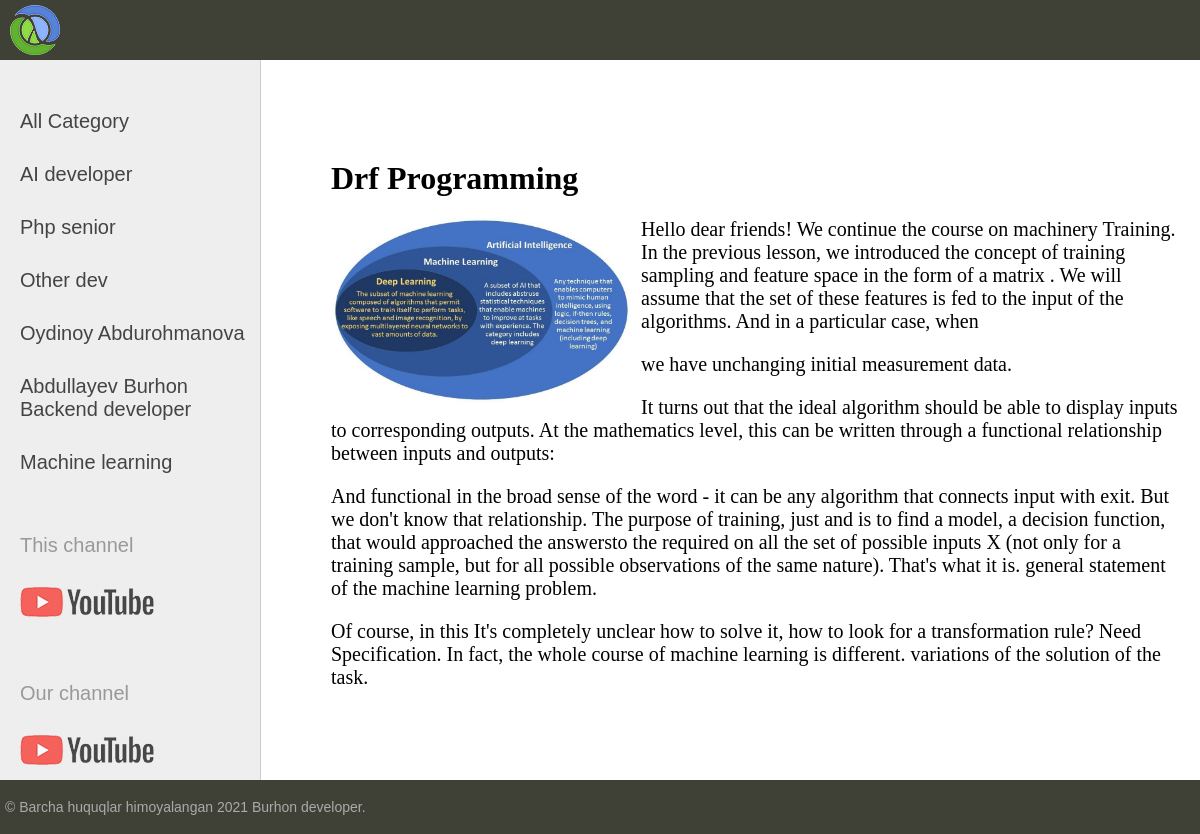
Screenshot of /post/other-dev/ with the database file from the repository.
### university/models.py (models this page shows, shortened)
class Category(models.Model):
    name = models.CharField(max_length=300, db_index=True)
    slug = models.SlugField(max_length=260, unique=True, verbose_name="Url", db_index=True)
    def get_absolute_url(self):
        return reverse('category', kwargs={"cat_slug":self.slug})     ##### cat_id, self.pk   then cat_slug
    class Meta:
        verbose_name = "Category"
        verbose_name_plural = "Categories"
        ordering =['id']

class Women(models.Model):
    title = models.CharField(max_length=300)
    slug = models.SlugField(max_length=260, unique=True, verbose_name="Url", db_index=True)
    content = models.TextField(blank=True)
    image = models.ImageField(upload_to='images/%Y/%m/%d/')
    time_create = models.DateTimeField(auto_now_add=True)
    time_update = models.DateTimeField(auto_now=True)
    is_published = models.BooleanField(default=True)
    cat  = models.ForeignKey("Category", on_delete=models.PROTECT)
    class Meta:
        verbose_name = "Customer"
        verbose_name_plural = "Customers"
        ordering =['time_create', 'title']

### university/views.py (the view)
# urls.py: path('post/<slug:post_slug>/', ShowPost.as_view(), name='post'),
class ShowPost(DeleteView):
    model = Women
    template_name = 'post.html'
    slug_url_kwarg = 'post_slug'
    context_object_name = 'post'

### university/templatetags/women_tags.py (called while the page is built)
@register.inclusion_tag('list_categories.html')
def show_categories(sort=None, cat_selected = 0 ):
    if not sort:
        cats =  Category.objects.all()
    else:
        cats =  Category.objects.order_by(sort)
    return {"cats":cats, "cat_selected": cat_selected}

### templates/post.html
{% extends 'base.html' %}
{% block content %}
<h1>{{post.title}}</h1>
{% if post.image %}
	<p><img class="img-article-left" src="{{post.image.url}}"></p>
{% endif %}
{{post.content|linebreaks}}
{% endblock %}

### templates/list_categories.html
{% for c in cats  %}
		{% if c.pk == cat_selected  %}
			<li class="selected">{{c.name}}</li>
		{% else %}
			<li><a href="{{ c.get_absolute_url }}">{{c.name}}</a></li>
		{% endif  %}
{% endfor %}

### static/css/styles.css (style rules this page uses)
html, body { font-family: 'Arial'; margin: 0; padding: 0; height: 100%; width: 100%; color: #444; }
a { color: #0059b2; text-decoration: none; }
img { max-width: 600px; height: auto; }
img.img-article-left { max-width: 300px; height: auto; float: left; padding: 0 10px 10px 0; }
.left-chapters ul li { margin: 30px 0 0 0; color: #999; }
.left-chapters ul li a { color: #444; text-decoration: none; }
.content-text h1 { font-size: 32px; }

### rows the page displays
Category: name "AI developer"
Category: name "Php senior"
Category: name "Other dev"
Category: name "Oydinoy Abdurohmanova"
Category: name "Abdullayev Burhon Backend developer"
Category: name "Machine learning"
Women: title "Drf Programming", image (picture), content "Hello dear friends! We continue the course on machinery Training. In the previous lesson, we introduced the concept of training sampling and feature space in the form of a matrix . We will assume that the set of these features is fed to the input of the algorithms. And in a particular case, when we have unchanging initial measurement data. It turns out that the ideal algorithm should be able to display inputs to corresponding outputs. At the mathematics level, this can be written through a functional relationship between inputs and outputs: And functional in the broad sense of the word - it can be any algorithm that connects input with exit. But we don't know that relationship. The purpose…"
